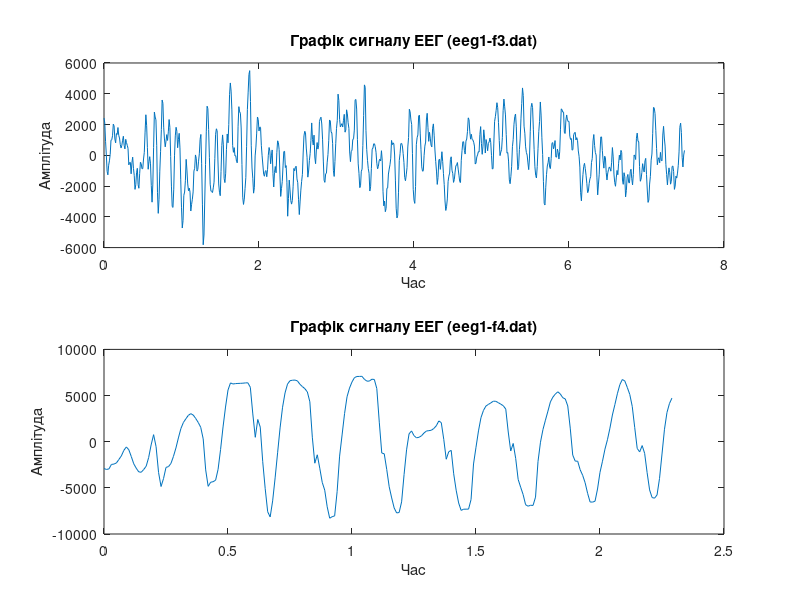
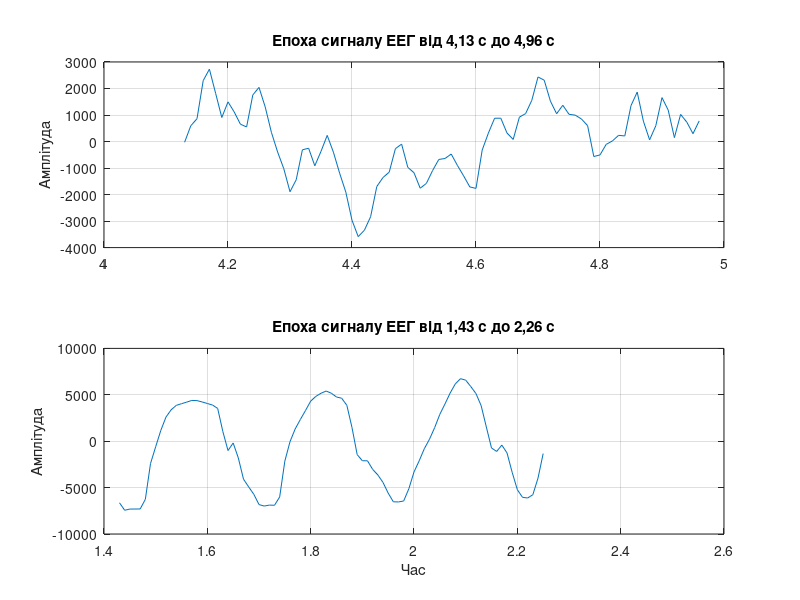
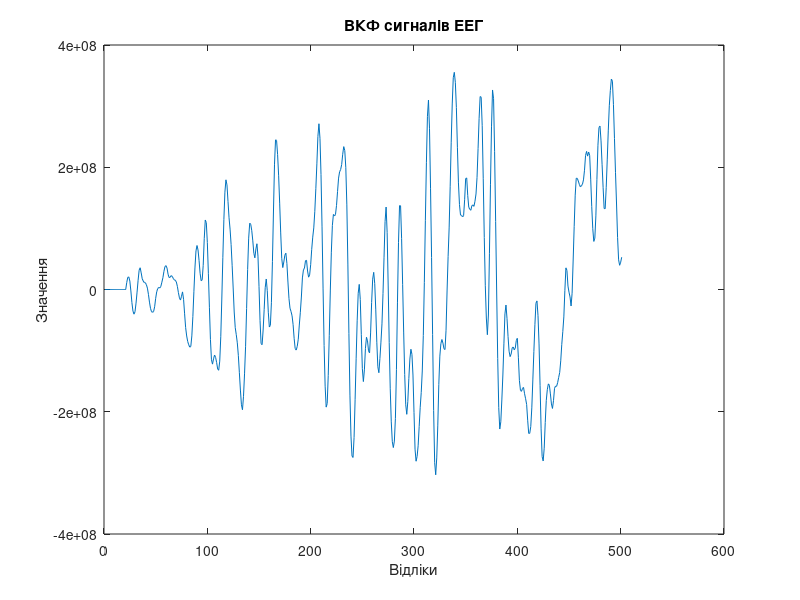
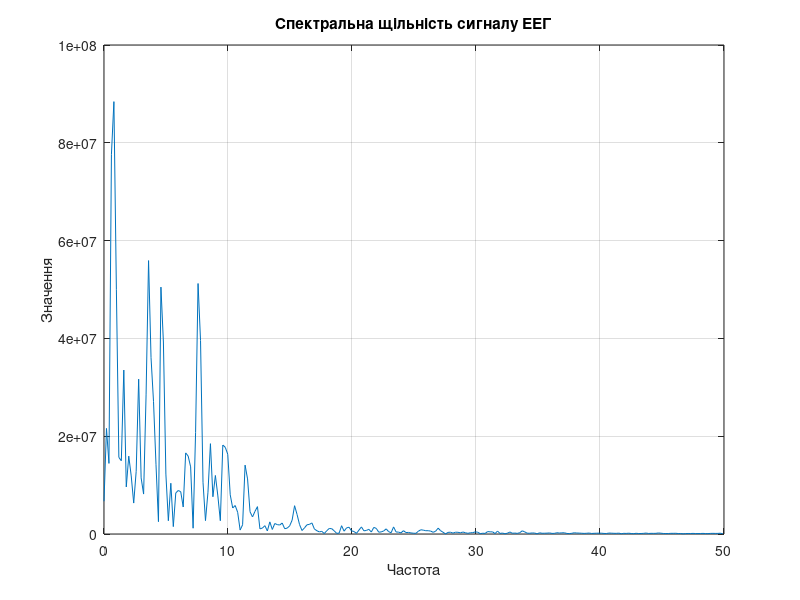

The MATLAB source for these figures, in order:
%=== Завдання #3.6 ===
% Завантаження сигналу ЕЕГ файл (eeg1-f3.dat)
fs = 100;
eeg_1 = load('eeg1-f3.dat');
eeg1 = detrend(eeg_1);
t_1 = (0:length(eeg1)-1)/fs;
figure(22)
subplot(2, 1, 1); plot(t_1, eeg1);
title('Графік сигналу ЕЕГ (eeg1-f3.dat)');
xlabel('Час'); ylabel('Амплітуда');

% Завантаження сигналу ЕЕГ файл (eeg1-f4.dat)
eeg_2 = load('eeg1-f4.dat');
eeg2 = detrend(eeg_2);
t_2 = (0:length(eeg2)-1)/fs;
subplot(2, 1, 2); plot(t_2, eeg2);
title('Графік сигналу ЕЕГ (eeg1-f4.dat)');
xlabel('Час'); ylabel('Амплітуда');

% Виділення епохи сигналів ЕЕГ від t1 = 4,13 с до t2 = 4,96 с 
% та t3 = 1,43 с до t4 = 2,26 с
t1 = 4.13;
t2 = 4.96;
t3 = 1.43;
t4 = 2.26;
n1 = fix(t1*fs)+1;
n2 = fix(t2*fs)+1;
n3 = fix(t3*fs)+1;
n4 = fix(t4*fs)+1;
figure(23)
subplot(2,1,1); plot(t_1(n1:n2), eeg1(n1:n2)), grid on;
title('Епоха сигналу ЕЕГ від 4,13 с до 4,96 с'); ylabel('Амплітуда');
subplot(2,1,2); plot(t_2(n3:n4), eeg2(n3:n4)), grid on;
title('Епоха сигналу ЕЕГ від 1,43 с до 2,26 с');
xlabel('Час'); ylabel('Амплітуда');

% Обчислення ВКФ сигналів ЕЕГ
maxlag = 250;
vkf = xcorr(eeg1, eeg2, maxlag);
figure(24)
plot(vkf);
title('ВКФ сигналів ЕЕГ');
xlabel('Відліки'); ylabel('Значення');

% Обчислення взаємної спектральної щільності сигналів ЕЕГ
Sx = abs(fft(vkf)/length(vkf));
Sy = Sx(1:length(vkf)/2+1);
Sy(2:end-1) = 2*Sy(2:end-1);
f = fs*(0:(length(vkf)/2))/length(vkf);
figure(25)
plot(f,Sy), grid on;
title('Спектральна щільність сигналу ЕЕГ');
xlabel('Частота'); ylabel('Значення');